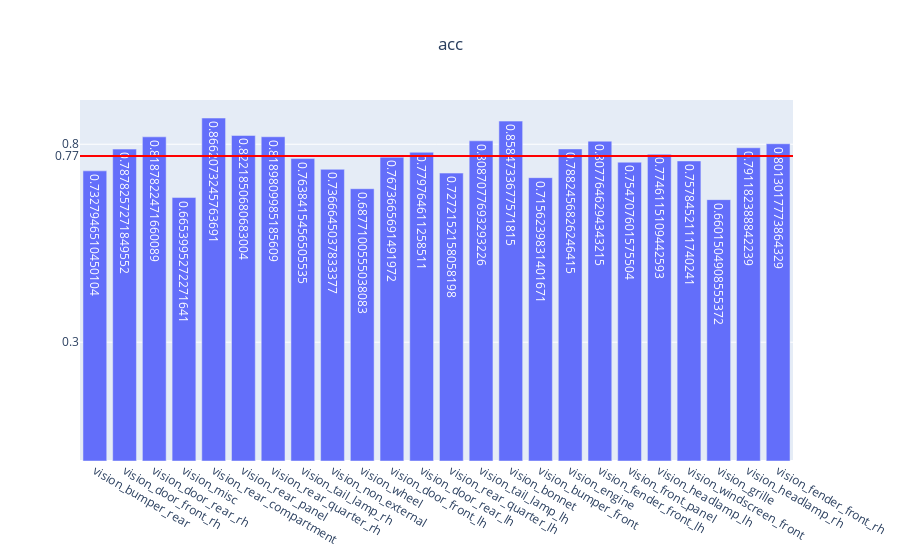

Notebook cell for this chart:
### Code cell
genVisMulitlabel(partEvalMetrics, "acc")

### Figure 1 — Plotly figure (JSON) as saved in the notebook; plotly's stock layout.template omitted (floating-point values rounded to 4 significant figures)
{"data": [{"text": [0.7328, 0.7878, 0.8188, 0.6654, 0.8662, 0.8222, 0.819, 0.7638, 0.7367, 0.6877, 0.7674, 0.7798, 0.7272, 0.8087, 0.8585, 0.7156, 0.7882, 0.8078, 0.7547, 0.7746, 0.7578, 0.6602, 0.7912, 0.8013], "type": "bar", "x": ["vision_bumper_rear", "vision_door_front_rh", "vision_door_rear_rh", "vision_misc", "vision_rear_compartment", "vision_rear_panel", "vision_rear_quarter_rh", "vision_tail_lamp_rh", "vision_non_external", "vision_wheel", "vision_door_front_lh", "vision_door_rear_lh", "vision_rear_quarter_lh", "vision_tail_lamp_lh", "vision_bonnet", "vision_bumper_front", "vision_engine", "vision_fender_front_lh", "vision_front_panel", "vision_headlamp_lh", "vision_windscreen_front", "vision_grille", "vision_headlamp_rh", "vision_fender_front_rh"], "y": [0.7328, 0.7878, 0.8188, 0.6654, 0.8662, 0.8222, 0.819, 0.7638, 0.7367, 0.6877, 0.7674, 0.7798, 0.7272, 0.8087, 0.8585, 0.7156, 0.7882, 0.8078, 0.7547, 0.7746, 0.7578, 0.6602, 0.7912, 0.8013]}], "layout": {"shapes": [{"line": {"color": "red", "width": 2}, "type": "line", "x0": 0, "x1": 1, "xref": "x domain", "y0": 0.7706, "y1": 0.7706, "yref": "y"}], "title": {"text": "acc", "x": 0.5}, "yaxis": {"tickmode": "array", "tickvals": ["0.77", 0.3, 0.8]}}}
